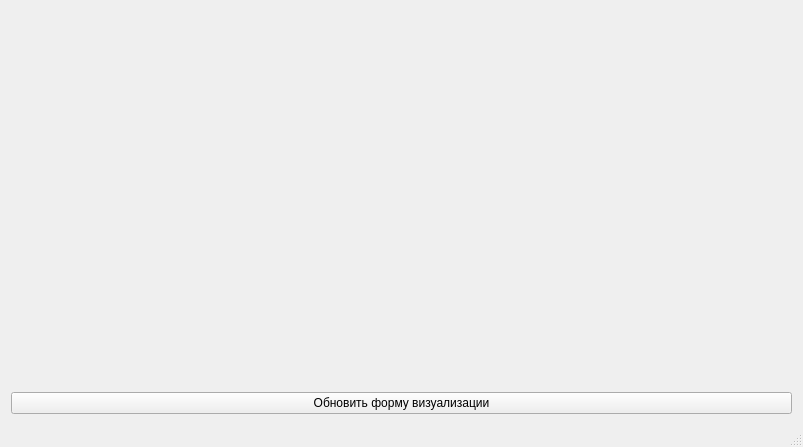
<?xml version="1.0" encoding="UTF-8"?>
<ui version="4.0">
 <class>TMWindow</class>
 <widget class="QMainWindow" name="TMWindow">
  <property name="geometry">
   <rect>
    <x>0</x>
    <y>0</y>
    <width>803</width>
    <height>447</height>
   </rect>
  </property>
  <property name="acceptDrops">
   <bool>true</bool>
  </property>
  <property name="windowTitle">
   <string>Визуализатор карт телеметрии</string>
  </property>
  <widget class="QWidget" name="centralWidget">
   <layout class="QVBoxLayout" name="verticalLayout">
    <item>
     <layout class="QGridLayout" name="widgetGridLayout"/>
    </item>
    <item>
     <spacer name="verticalSpacer">
      <property name="orientation">
       <enum>Qt::Vertical</enum>
      </property>
      <property name="sizeHint" stdset="0">
       <size>
        <width>20</width>
        <height>40</height>
       </size>
      </property>
     </spacer>
    </item>
    <item>
     <widget class="QPushButton" name="getSignalsButton">
      <property name="text">
       <string>Обновить форму визуализации</string>
      </property>
     </widget>
    </item>
   </layout>
  </widget>
  <widget class="QMenuBar" name="menuBar">
   <property name="geometry">
    <rect>
     <x>0</x>
     <y>0</y>
     <width>803</width>
     <height>22</height>
    </rect>
   </property>
  </widget>
  <widget class="QStatusBar" name="statusBar"/>
 </widget>
 <layoutdefault spacing="6" margin="11"/>
 <resources/>
 <connections/>
</ui>
